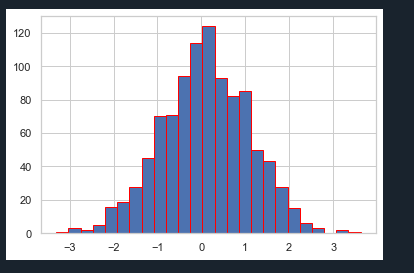

Recreate this plot in Python.
import matplotlib.pyplot as plt
import numpy as np
y = np.random.randn(1000)
plt.hist (y,25,edgecolor="red")
plt.show()
